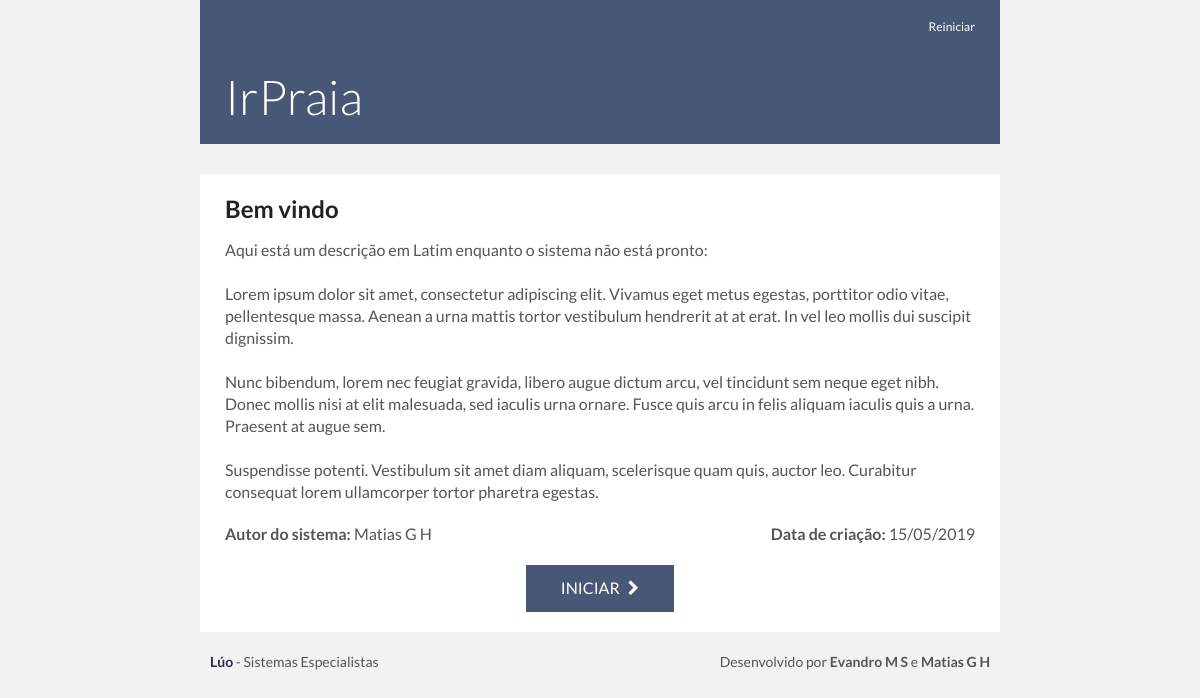
Screenshot of /responder.php?id=1 with the database file from the repository.
### tables this page shows
CREATE TABLE `sistema` (
  `id` int(11) NOT NULL AUTO_INCREMENT,
  `nome` varchar(100) NOT NULL,
  `usuario` int(11) NOT NULL,
  `datetime` datetime DEFAULT NULL,
  `descricao` text DEFAULT NULL,
  PRIMARY KEY (`id`),
  KEY `usuario` (`usuario`),
  CONSTRAINT `usuarioFK` FOREIGN KEY (`usuario`) REFERENCES `usuario` (`id`) ON DELETE NO ACTION ON UPDATE NO ACTION
);

CREATE TABLE `usuario` (
  `id` int(11) NOT NULL AUTO_INCREMENT,
  `login` varchar(30) NOT NULL,
  `senha` varchar(100) NOT NULL,
  `nome` varchar(150) NOT NULL,
  PRIMARY KEY (`id`)
);

### src/responder.php (the view, shortened to what this page needs)
<?php
	$system = $_GET['id'];
	include(__DIR__.'/header.php');
	$stmt = $conn->prepare("SELECT `S`.`id`,`S`.`nome`,`S`.`descricao`,`S`.`datetime`,`U`.`nome` AS `autor` FROM `sistema` `S` INNER JOIN `usuario` `U` ON `S`.`usuario`=`U`.`id` WHERE `S`.`id`=?");
	$stmt->bind_param('i', $system);
	$stmt->execute();
	$query = $stmt->get_result();
	$sistema = array();
	if ($query->num_rows > 0){
		$sistema = $query->fetch_assoc();
		$sistema['datetime'] = new DateTime($sistema['datetime']);
	} else {
		$sistema = array(
			'id' => 0,
			'nome' => 'Sistema não existente',
			'descricao' => "Este link não é válido.\n\nO sistema pode ter sido removido ou o link está quebrado."
		);
	}
	$content = NULL;
?>
	</head>
	<body>
		<div id="responder" class="center">
			<div id="top">
				<h1><?=$sistema['nome'];?></h1>
				<span id="reset" tabindex="0">Reiniciar</span>
			</div>
			<div id="content">
				<?php if (empty($content)) : ?>
				<div id="intro">
					<h2>Bem vindo</h2>
					<p><?=nl2br($sistema['descricao']);?></p>
					<?php if ($sistema['id'] > 0) : ?>
					<div class="info">
						<span class="author"><b>Autor do sistema:</b> <?=$sistema['autor'];?></span>
						<span class="date"><b>Data de criação:</b> <?=$sistema['datetime']->format('d/m/Y');?></span>
					</div>
					<button id="start">Iniciar<span class="fa">&#xf054;</span></button>
					<?php endif; ?>
				</div>
				<?php endif; ?>
			</div>
		</div>
		<?php include('footer.php'); ?>
	</body>
</html>

### src/style.css (style rules this page uses)
* { border: none; outline: none; margin: 0 auto; padding: 0; color: inherit; font-size: inherit; font-style: inherit; font-family: inherit; font-weight: inherit; border: none; outline: none; }
ul, ol, div, span, input, textarea, select, li, form, label, html, body, table, thead, tbody, tr, th, td { box-sizing: border-box; }
input[type=image], input[type=submit], a[href], select, button { cursor: pointer; }
input, textarea, button { background-color: transparent; }
b { font-weight: bold; }
html, body { width: 100%; height: 100%; }
body { background-color: #f2f2f2; font-family: 'Lato', sans-serif; font-weight: normal; color: #555; }
.fa { font-family: FontAwesome; -webkit-touch-callout: none; -webkit-user-select: none; -khtml-user-select: none; -moz-user-select: none; -ms-user-select: none; user-select: none; }
.center { margin: 0 auto; max-width: 800px; }
div#responder { text-align: left; }
div#responder > div#top { position: relative; padding: 70px 25px 20px 25px; color: white; background: #485775; }
div#responder > div#top > h1 { font-size: 48px; font-weight: 300; line-height: 54px; }
div#responder > div#top > span#reset { position: absolute; top: 15px; right: 15px; padding: 3px 10px; font-size: 12px; line-height: 18px; cursor: pointer; }
div#responder > div#content { padding: 20px 25px; margin-top: 30px; background: white; }
div#responder > div#content > div#intro > h2 { margin-bottom: 15px; font-size: 24px; font-weight: 700; line-height: 30px; color: #222; }
div#responder > div#content > div#intro > p { font-size: 16px; line-height: 22px; color: #555; }
div#responder > div#content > div#intro > div.info { display: flex; flex-wrap: nowrap; align-items: center; align-content: center; justify-content: space-between; margin-top: 20px; }
div#responder > div#content > div#intro > div.info > span { display: inline-block; flex: 0 0 auto; font-size: 16px; line-height: 22px; }
div#responder > div#content > div#intro > div.info > span.author { margin-left: 0; }
div#responder > div#content > div#intro > div.info > span.date { margin-right: 0; }
div#responder > div#content > div#intro > button#start { display: block; padding: 12px 35px; margin: 20px auto 0 auto; font-size: 16px; line-height: 22px; text-transform: uppercase; color: white; background: #485775; cursor: pointer; }
div#responder > div#content > div#intro > button#start > span { margin-left: 8px; }
div#top { width: 100%; margin-bottom: 25px; color: white; background: #293243; }

### rows the page displays
sistema: nome "IrPraia", descricao "Aqui está um descrição em Latim enquanto o sistema não está pronto: Lorem ipsum dolor sit amet, consectetur adipiscing elit. Vivamus eget metus egestas, porttitor odio vitae, pellentesque massa. Aenean a urna mattis tortor vestibulum hendrerit at at erat. In vel leo mollis dui suscipit dignissim. Nunc bibendum, lorem nec feugiat gravida, libero augue dictum arcu, vel tincidunt sem neque eget nibh. Donec mollis nisi at elit malesuada, sed iaculis urna ornare. Fusce quis arcu in felis aliquam iaculis quis a urna. Praesent at augue sem. Suspendisse potenti. Vestibulum sit amet diam aliquam, scelerisque quam quis, auctor leo. Curabitur consequat lorem ullamcorper tortor pharetra egestas.", usuario.nome "Matias G H"

### other values shown
$sistema['datetime']->format('d/m/Y') "15/05/2019"
